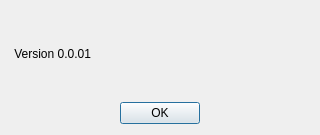
<?xml version="1.0" encoding="UTF-8"?>
<ui version="4.0">
 <class>versionDialog</class>
 <widget class="QDialog" name="versionDialog">
  <property name="geometry">
   <rect>
    <x>0</x>
    <y>0</y>
    <width>320</width>
    <height>135</height>
   </rect>
  </property>
  <property name="minimumSize">
   <size>
    <width>320</width>
    <height>135</height>
   </size>
  </property>
  <property name="maximumSize">
   <size>
    <width>320</width>
    <height>135</height>
   </size>
  </property>
  <property name="windowTitle">
   <string>Dialog</string>
  </property>
  <layout class="QVBoxLayout" name="verticalLayout_2">
   <item>
    <widget class="QLabel" name="label">
     <property name="text">
      <string> Version 0.0.01</string>
     </property>
    </widget>
   </item>
   <item>
    <layout class="QVBoxLayout" name="verticalLayout">
     <item>
      <layout class="QHBoxLayout" name="horizontalLayout">
       <item>
        <widget class="QDialogButtonBox" name="okButton">
         <property name="standardButtons">
          <set>QDialogButtonBox::Ok</set>
         </property>
         <property name="centerButtons">
          <bool>true</bool>
         </property>
        </widget>
       </item>
      </layout>
     </item>
    </layout>
   </item>
  </layout>
 </widget>
 <resources/>
 <connections>
  <connection>
   <sender>okButton</sender>
   <signal>accepted()</signal>
   <receiver>versionDialog</receiver>
   <slot>accept()</slot>
   <hints>
    <hint type="sourcelabel">
     <x>166</x>
     <y>101</y>
    </hint>
    <hint type="destinationlabel">
     <x>164</x>
     <y>136</y>
    </hint>
   </hints>
  </connection>
 </connections>
</ui>
